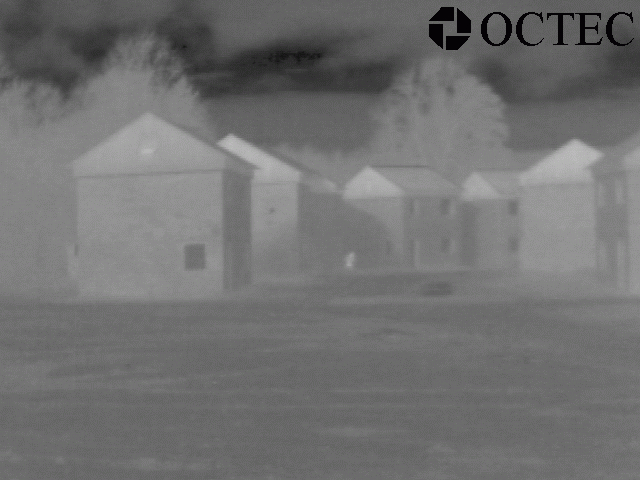
#> input picture Base image/infrared_image.jpg, 640 x 480 px, found by its file name
$ python 'wavelet transform.py'
#> lines starting #> are read from the running program, lines starting #| are printed output that depends on the picture
import cv2
import numpy as np
import pywt

# 读取红外图像和可见光图像
infrared_img = cv2.imread('infrared_image.jpg', cv2.IMREAD_GRAYSCALE)
#> infrared_img: shape (480, 640); min 2, max 189, mean 112.9
visible_img = cv2.imread('visible_image.jpg', cv2.IMREAD_GRAYSCALE)
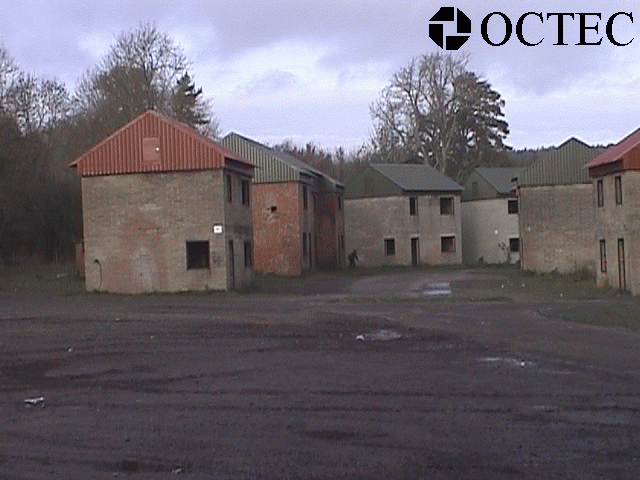
#> input picture Base image/visible_image.jpg, 640 x 480 px, found by its file name
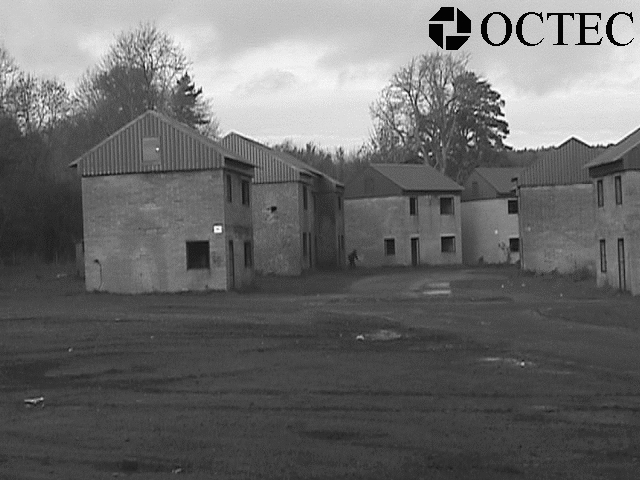
#> visible_img: shape (480, 640); min 2, max 251, mean 105.9

# 对两个图像应用二维离散小波变换，得到近似系数和细节系数

wavelet = 'db1'                                     # Daubechies系列中的第一个小波，也被称为Haar小波
coeffs_infrared = pywt.dwt2(infrared_img, wavelet)  # 输出是一个元组，带有4个系数，1个低频，3个高频.
coeffs_visible = pywt.dwt2(visible_img, wavelet)

# 对两组系数进行融合
# 这里，我们选择使用红外图像的近似系数，可见光图像的细节系数
cA_infrared, (cH_infrared, cV_infrared, cD_infrared) = coeffs_infrared
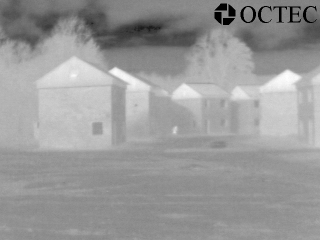
#> cA_infrared: shape (240, 320) float64; min 5, max 372, mean 225.8; drawn with min black and max white
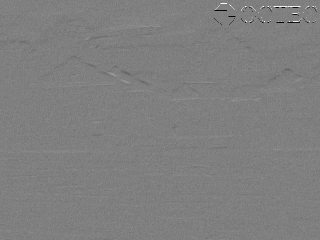
#> cH_infrared: shape (240, 320) float64; min -101.5, max 101, mean -0.2; drawn with min black and max white
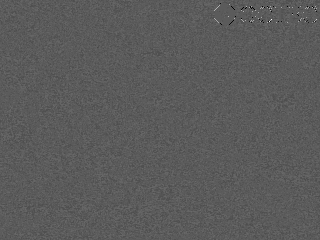
#> cD_infrared: shape (240, 320) float64; min -52, max 93.5, mean 0; drawn with min black and max white
cA_visible, (cH_visible, cV_visible, cD_visible) = coeffs_visible
cH_fused = cH_visible
cV_fused = cV_visible
cD_fused =cD_visible
# cH_fused = (cH_infrared + cH_visible) / 2
# cV_fused = (cV_infrared + cV_visible) / 2
# cD_fused = (cD_infrared + cD_visible) / 2

# 使用融合后的小波系数进行逆小波变换，得到融合后的图像
fused_img = pywt.idwt2((cA_infrared, (cH_fused, cV_fused, cD_fused)), wavelet)
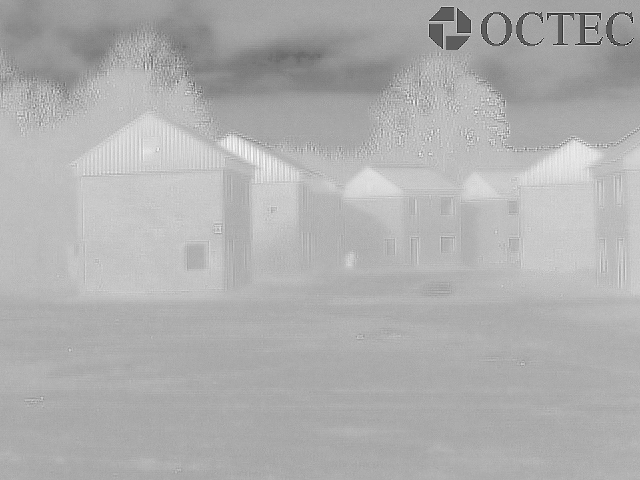
#> fused_img: shape (480, 640) float64; min -119.5, max 217.8, mean 112.9; drawn with min black and max white

# 显示融合后的图像
cv2.imshow('Fused Image', fused_img.astype(np.uint8))
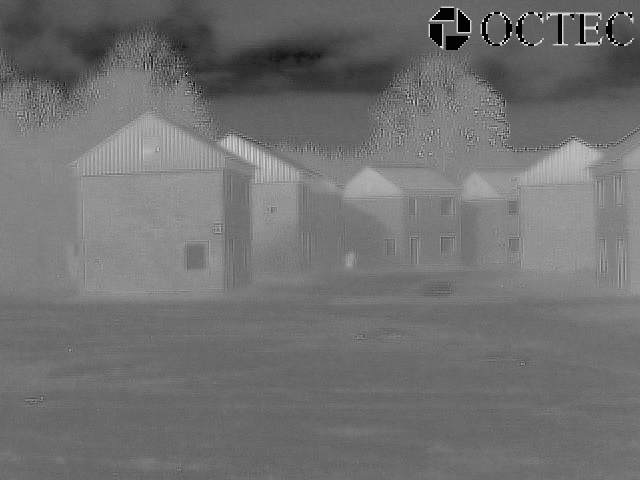
#> window 'Fused Image': shape (480, 640); min 1, max 241, mean 113.1
cv2.waitKey(0)
cv2.destroyAllWindows()
# 将融合后的图像转为uint8类型，然后保存为jpg格式
fused_img_uint8 = fused_img.astype(np.uint8)
cv2.imwrite('fused_WT.jpg', fused_img_uint8)
